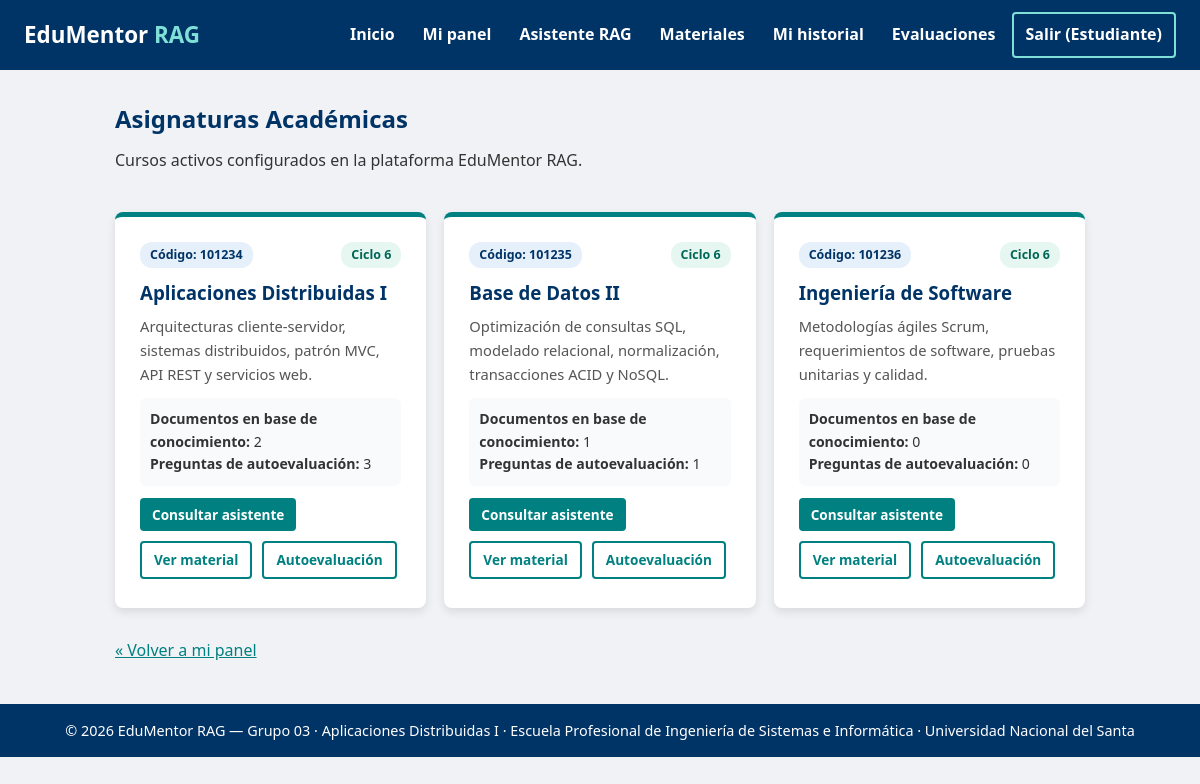
The page /cursos.php (signed in) on the database its author committed.
### tables this page shows
CREATE TABLE cursos (
  id INT AUTO_INCREMENT PRIMARY KEY,
  docente_id INT NOT NULL,
  codigo VARCHAR(10) NOT NULL,
  nombre VARCHAR(120) NOT NULL,
  ciclo TINYINT,
  descripcion TEXT,
  FOREIGN KEY (docente_id) REFERENCES usuarios(id) ON DELETE CASCADE
);

### database/conexion.php (called while the page is built)
<?php
function obtenerConexionBD() {
    static $pdo = null;
    if ($pdo !== null) {
        return $pdo;
    }
    $host    = getenv('DB_HOST') ?: '127.0.0.1';
    $puerto  = getenv('DB_PORT') ?: '3306';
    $dbname  = getenv('DB_NAME') ?: 'edumentor';
    $usuario = getenv('DB_USER') ?: 'root';
    $clave   = getenv('DB_PASS') !== false ? getenv('DB_PASS') : '';
    try {
        $dsn = "mysql:host={$host};port={$puerto};dbname={$dbname};charset=utf8mb4";
        $pdo = new PDO($dsn, $usuario, $clave, [
            PDO::ATTR_ERRMODE            => PDO::ERRMODE_EXCEPTION,
            PDO::ATTR_DEFAULT_FETCH_MODE => PDO::FETCH_ASSOC,
            PDO::ATTR_EMULATE_PREPARES   => false,
        ]);
        return $pdo;
    } catch (PDOException $e) {
        error_log('EduMentor - error de conexión MySQL: ' . $e->getMessage());
        http_response_code(500);
        $msg = 'No se pudo conectar con la base de datos. Verifica que MySQL esté iniciado en XAMPP y que exista la base "edumentor" (importa database/edumentor.sql).';
        foreach (headers_list() as $h) {
            if (stripos($h, 'application/json') !== false) {
                die(json_encode(['error' => $msg]));
            }
        }
        die('<p style="font-family:sans-serif;padding:20px;color:#a00">' . htmlspecialchars($msg) . '</p>');
    }
}

### backend/datos.php (called while the page is built, shortened)
<?php
require_once __DIR__ . '/../database/conexion.php';
function obtenerCursos() {
    return obtenerConexionBD()->query('SELECT * FROM cursos ORDER BY id')->fetchAll();
}
function obtenerMateriales($curso_id = null) {
    $pdo = obtenerConexionBD();
    if ($curso_id !== null && $curso_id > 0) {
        $st = $pdo->prepare('SELECT * FROM materiales WHERE curso_id = ? ORDER BY id');
        $st->execute([(int)$curso_id]);
        return $st->fetchAll();
    }
    return $pdo->query('SELECT * FROM materiales ORDER BY id')->fetchAll();
}
function obtenerPreguntasBanco($curso_id = null) {
    $pdo = obtenerConexionBD();
    if ($curso_id !== null && $curso_id > 0) {
        $st = $pdo->prepare('SELECT * FROM preguntas_banco WHERE curso_id = ? ORDER BY id');
        $st->execute([(int)$curso_id]);
        $filas = $st->fetchAll();
    } else {
        $filas = $pdo->query('SELECT * FROM preguntas_banco ORDER BY id')->fetchAll();
    }
    foreach ($filas as &$p) {
        $p['opciones_incorrectas'] = array_values(array_filter(explode(SEPARADOR_OPCIONES, (string)$p['opciones_incorrectas']), 'strlen'));
    }
    return $filas;
}

### backend/auth.php (called while the page is built, shortened)
<?php
require_once __DIR__ . '/datos.php';
function estaAutenticado() {
    return isset($_SESSION['usuario']) && !empty($_SESSION['usuario']);
}
function obtenerUsuarioActual() {
    return estaAutenticado() ? $_SESSION['usuario'] : null;
}
function esDocente() {
    $u = obtenerUsuarioActual();
    return $u && $u['rol'] === 'docente';
}

### cursos.php (the view, shortened to what this page needs)
<?php
require_once __DIR__ . '/backend/auth.php';
require_once __DIR__ . '/backend/datos.php';
$cursos = obtenerCursos();
require_once __DIR__ . '/includes/header.php';
?>
<main class="container">
  <div class="acciones-top">
    <div>
      <h2>Asignaturas Académicas</h2>
      <p class="intro">Cursos activos configurados en la plataforma EduMentor RAG.</p>
    </div>
  </div>
  <div class="grid">
    <?php foreach ($cursos as $c):
      $numMateriales = count(obtenerMateriales($c['id']));
      $numPreguntas = count(obtenerPreguntasBanco($c['id']));
    ?>
      <article class="card">
        <div style="display: flex; justify-content: space-between; align-items: flex-start;">
          <span class="badge badge-azul">Código: <?php echo htmlspecialchars($c['codigo']); ?></span>
          <span class="badge badge-verde">Ciclo <?php echo htmlspecialchars($c['ciclo']); ?></span>
        </div>
        <h3 style="margin-top: 10px;"><?php echo htmlspecialchars($c['nombre']); ?></h3>
        <p style="font-size: 0.92rem; color: #555; margin: 8px 0;"><?php echo htmlspecialchars($c['descripcion']); ?></p>
        <div style="background: #f8fafc; border-radius: 6px; padding: 10px; margin: 12px 0; font-size: 0.88rem;">
          <p><strong>Documentos en base de conocimiento:</strong> <?php echo $numMateriales; ?></p>
          <p><strong>Preguntas de autoevaluación:</strong> <?php echo $numPreguntas; ?></p>
        </div>
        <div style="display: flex; gap: 6px; flex-wrap: wrap;">
          <?php if (esDocente()): ?>
            <a href="materiales.php?curso_id=<?php echo $c['id']; ?>" class="btn btn-sm">Gestionar material</a>
            <a href="evaluaciones.php?curso_id=<?php echo $c['id']; ?>" class="btn btn-sec btn-sm">Banco de preguntas</a>
          <?php else: ?>
            <a href="asistente.php?curso_id=<?php echo $c['id']; ?>" class="btn btn-sm">Consultar asistente</a>
            <a href="materiales.php?curso_id=<?php echo $c['id']; ?>" class="btn btn-sec btn-sm">Ver material</a>
            <a href="evaluaciones.php?curso_id=<?php echo $c['id']; ?>" class="btn btn-sec btn-sm">Autoevaluación</a>
          <?php endif; ?>
        </div>
      </article>
    <?php endforeach; ?>
  </div>
  <p style="margin-top: 20px;"><a href="dashboard.php">&laquo; Volver a mi panel</a></p>
</main>
<?php require_once __DIR__ . '/includes/footer.php'; ?>

### css/styles.css (style rules this page uses)
:root { --azul:#003366;--azul-osc:#002244;--verde:#008080;--verde-osc:#005555;--fondo:#f0f2f5;--txt:#333 }
* { box-sizing:border-box;margin:0;padding:0 }
body { font-family:'Segoe UI',Tahoma,Geneva,Verdana,sans-serif;background:var(--fondo);color:var(--txt);line-height:1.6 }
a { color:var(--verde) }
.container { max-width:1000px;margin:30px auto;padding:0 15px }
.container h2 { color:var(--azul);margin-bottom:10px }
.intro { margin-bottom:18px }
.grid { display:flex;gap:18px;flex-wrap:wrap;margin-bottom:30px }
.grid .card { flex:1 1 260px }
.card { background:#fff;padding:25px;border-radius:8px;box-shadow:0 4px 10px rgba(0,0,0,.1);border-top:5px solid var(--verde) }
.card h3 { color:var(--azul);margin-bottom:6px }
.btn { display:inline-block;background:var(--verde);color:#fff;border:0;padding:10px 20px;border-radius:4px;font-weight:700;text-decoration:none;cursor:pointer;font-size:1rem;margin:4px 6px 4px 0 }
.btn-sec { background:transparent;border:2px solid var(--verde);color:var(--verde) }
.acciones-top { display:flex;justify-content:space-between;align-items:center;flex-wrap:wrap;gap:12px;margin-bottom:20px }
.btn-sm { padding:6px 12px;font-size:0.85rem;margin:0 4px 4px 0 }
.badge { display:inline-block;padding:3px 10px;border-radius:12px;font-size:0.78rem;font-weight:600 }
.badge-verde { background:#e6f7f2;color:#006655 }
.badge-azul { background:#e6f0fa;color:#003366 }

### rows shown on the page
cursos: codigo "101234", ciclo "6", nombre "Aplicaciones Distribuidas I", descripcion "Arquitecturas cliente-servidor, sistemas distribuidos, patrón MVC, API REST y servicios web.", numMateriales "2", numPreguntas "3"
cursos: codigo "101235", ciclo "6", nombre "Base de Datos II", descripcion "Optimización de consultas SQL, modelado relacional, normalización, transacciones ACID y NoSQL.", numMateriales "1", numPreguntas "1"
cursos: codigo "101236", ciclo "6", nombre "Ingeniería de Software", descripcion "Metodologías ágiles Scrum, requerimientos de software, pruebas unitarias y calidad.", numMateriales "0", numPreguntas "0"
